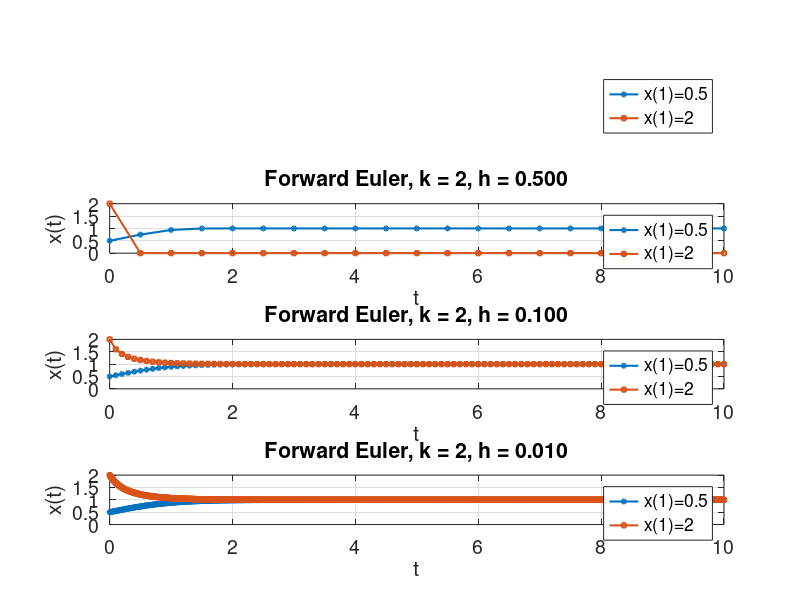
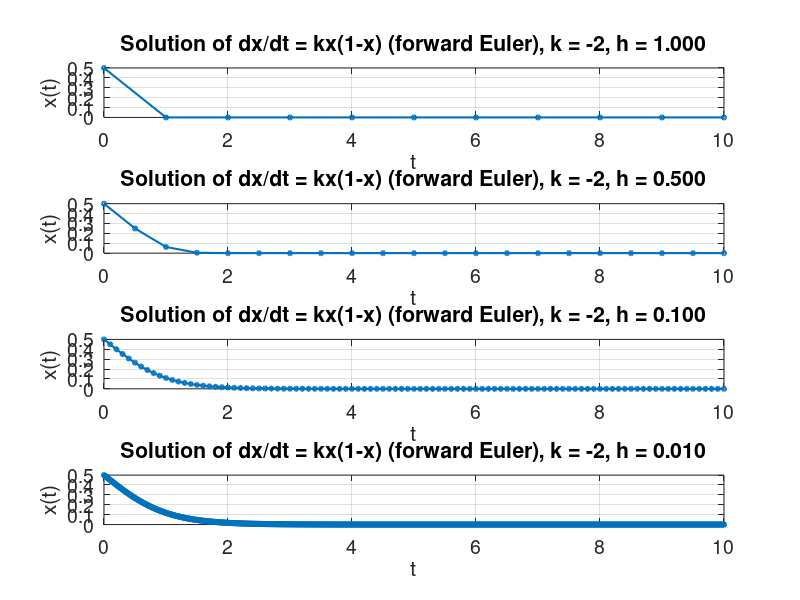
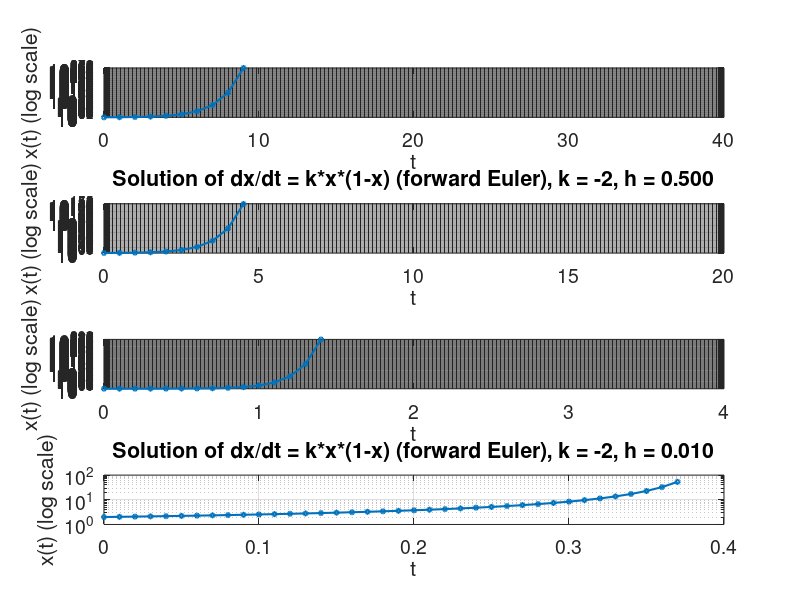

MATLAB code to generate these figures, in order:
% DE Family: x' = kx(1-x)

k = 2;                          % growth rate
h_vals = [1, 0.5, 0.1, 0.01];   % step sizes to test (updated to include h = 1)

lw = 1.5;                       % desired line width
fs = 14;                        % larger font size for axes and titles

figure;
for p = 1:numel(h_vals)
    h = h_vals(p);
    t = 0:h:10;                 % time vector
    % First initial condition
    x1 = zeros(1, numel(t));    
    x1(1) = 0.5;
    for i = 1:(numel(t)-1)
       dx = k * x1(i) * (1 - x1(i));
       x1(i+1) = x1(i) + dx * h;
    end

    % Second initial condition
    x2 = zeros(1, numel(t));
    x2(1) = 2;
    for i = 1:(numel(t)-1)
       dx = k * x2(i) * (1 - x2(i));
       x2(i+1) = x2(i) + dx * h;
    end

    % Plot both solutions on the same subplot for this h
    subplot(numel(h_vals),1,p)
    p1 = plot(t, x1, '-o', 'MarkerSize', 3, 'LineWidth', lw, 'DisplayName', 'x(1)=0.5'); hold on
    p2 = plot(t, x2, '-s', 'MarkerSize', 3, 'LineWidth', lw, 'DisplayName', 'x(1)=2');
    hold off
    xlabel('t', 'FontSize', fs)
    ylabel('x(t)', 'FontSize', fs)
    title(sprintf('Forward Euler, k = %d, h = %.3f', k, h), 'FontSize', fs)
    legend('Location','best', 'FontSize', fs-2)
    grid on
    set(gca, 'FontSize', fs)
end

% repeat for k = -2 to observe behavior with negative growth rate
k = -2;
figure;
for p = 1:numel(h_vals)
    h = h_vals(p);
    t = 0:h:10;
    x = zeros(1, numel(t));
    x(1) = 0.5;                 % initial condition

    % Euler integration loop
    for i = 1:(numel(t)-1)
       dx = k * x(i) * (1 - x(i));
       x(i+1) = x(i) + dx * h;
    end

    % Plot results for this h
    subplot(numel(h_vals),1,p)
    plot(t, x, '-o', 'MarkerSize', 3, 'LineWidth', lw)
    xlabel('t', 'FontSize', fs)
    ylabel('x(t)', 'FontSize', fs)
    title(sprintf('Solution of dx/dt = kx(1-x) (forward Euler), k = %d, h = %.3f', k, h), 'FontSize', fs)
    grid on
    set(gca, 'FontSize', fs)
end

% same negative k with different initial condition
k = -2;
figure;
for p = 1:numel(h_vals)
    h = h_vals(p);

    Tfinal = h * 37;
    t = 0:h:Tfinal;
    x = zeros(1, numel(t));
    x(1) = 2;                   % initial condition > 1

    % Forward Euler updates
    for i = 1:(numel(t)-1)
       dx = k * x(i) * (1 - x(i));
       x(i+1) = x(i) + dx * h;
    end

    % Plot each case (log scale for y-axis)
    subplot(numel(h_vals),1,p)
    semilogy(t, max(x, eps), '-o', 'MarkerSize', 3, 'LineWidth', lw) % avoid log(0) by clamping to eps
    xlabel('t', 'FontSize', fs)
    ylabel('x(t) (log scale)', 'FontSize', fs)
    title(sprintf('Solution of dx/dt = k*x*(1-x) (forward Euler), k = %d, h = %.3f', k, h), 'FontSize', fs)
    grid on
    set(gca, 'FontSize', fs)
end
